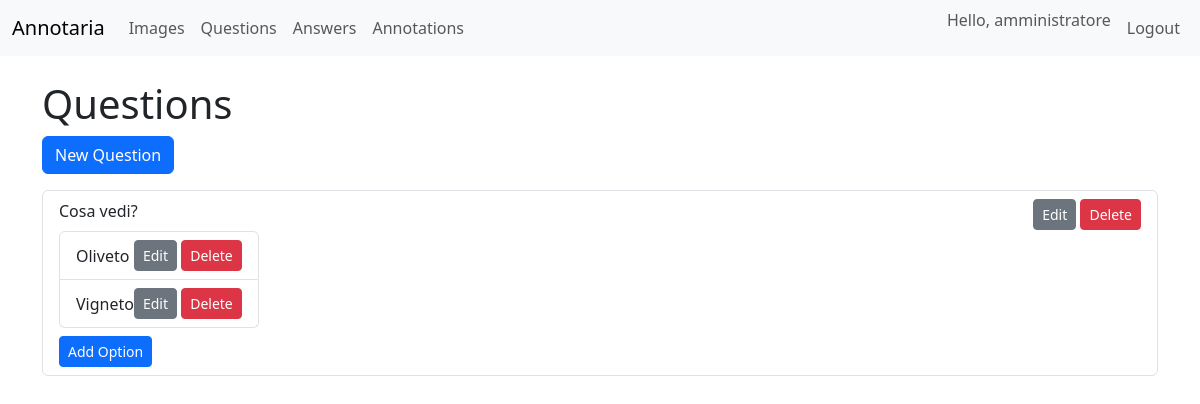
Screenshot of /ui/questions (signed in) with the database file from the repository.
### models.py (models this page shows)
class User(Base):
    __tablename__ = "users"
    id = Column(Integer, primary_key=True, index=True)
    username = Column(String, unique=True, index=True, nullable=False)
    hashed_password = Column(String, nullable=False)
    role = Column(String, nullable=False, default="Esperto")
    answers = relationship("Answer", back_populates="user")
    annotations = relationship("Annotation", back_populates="user")

class Question(Base):
    __tablename__ = "questions"
    id = Column(Integer, primary_key=True, index=True)
    question_text = Column(Text, nullable=False)
    options = relationship("Option", back_populates="question")
    answers = relationship("Answer", back_populates="question")

class Option(Base):
    __tablename__ = "options"
    id = Column(Integer, primary_key=True, index=True)
    question_id = Column(Integer, ForeignKey("questions.id", ondelete="CASCADE"), nullable=False)
    option_text = Column(Text, nullable=False)
    question = relationship("Question", back_populates="options")
    answers = relationship("Answer", back_populates="selected_option")

### routers/ui.py (the view)
@router.get(
    "/questions",
    response_class=HTMLResponse,
)
def list_questions(
    request: Request,
    user: UserModel = Depends(require_admin),
    db: Session = Depends(get_db),
):
    questions = db.query(QuestionModel).all()
    return templates.TemplateResponse(
        "questions.html", {"request": request, "questions": questions, "user": user}
    )

### templates/questions.html
{% extends "base.html" %}
{% block content %}
<h1>Questions</h1>
<a href="/ui/questions/create" class="btn btn-primary mb-3">New Question</a>
<ul class="list-group">
{% for q in questions %}
<li class="list-group-item">
<div class="d-flex justify-content-between">
    <div>
        {{ q.question_text }}
        <ul class="list-group mt-2">
        {% for opt in q.options %}
        <li class="list-group-item d-flex justify-content-between align-items-center">
            {{ opt.option_text }}
            <span>
                <a href="/ui/options/{{ opt.id }}/edit" class="btn btn-sm btn-secondary">Edit</a>
                <form method="post" action="/ui/options/{{ opt.id }}/delete" class="d-inline">
                    <button type="submit" class="btn btn-sm btn-danger">Delete</button>
                </form>
            </span>
        </li>
        {% endfor %}
        </ul>
        <a href="/ui/questions/{{ q.id }}/options/create" class="btn btn-sm btn-primary mt-2">Add Option</a>
    </div>
    <span>
        <a href="/ui/questions/{{ q.id }}/edit" class="btn btn-sm btn-secondary">Edit</a>
        <form method="post" action="/ui/questions/{{ q.id }}/delete" class="d-inline">
            <button type="submit" class="btn btn-sm btn-danger">Delete</button>
        </form>
    </span>
</div>
</li>
{% endfor %}
</ul>
{% endblock %}

### templates/base.html (shortened to what this page needs)
<!DOCTYPE html>
<html lang="en">
<head>
    <link href="https://cdn.jsdelivr.net/npm/bootstrap@5.3.0/dist/css/bootstrap.min.css" rel="stylesheet">
</head>
<body>
<nav class="navbar navbar-expand-lg navbar-light bg-light mb-4">
    <div class="container-fluid">
        <a class="navbar-brand" href="/ui">Annotaria</a>
        <div class="collapse navbar-collapse">
            <ul class="navbar-nav me-auto mb-2 mb-lg-0">
                <li class="nav-item"><a class="nav-link" href="/ui/images">Images</a></li>
                {% if user and user.role == 'Amministratore' %}
                <li class="nav-item"><a class="nav-link" href="/ui/questions">Questions</a></li>
                <li class="nav-item"><a class="nav-link" href="/ui/answers">Answers</a></li>
                <li class="nav-item"><a class="nav-link" href="/ui/annotations">Annotations</a></li>
                {% endif %}
            </ul>
            <ul class="navbar-nav ms-auto mb-2 mb-lg-0">
                {% if user %}
                <li class="nav-item">
                    <span class="navbar-text me-2">Hello, {{ user.username }}</span>
                </li>
                <li class="nav-item">
                    <form action="/ui/logout" method="post" class="d-inline">
                        <button type="submit" class="btn btn-link nav-link">Logout</button>
                    </form>
                </li>
                {% else %}
                <li class="nav-item"><a class="nav-link" href="/ui/login">Login</a></li>
                <li class="nav-item"><a class="nav-link" href="/ui/register">Register</a></li>
                {% endif %}
            </ul>
        </div>
    </div>
</nav>
<div class="container">
{% block content %}{% endblock %}
</div>
</body>
</html>

### rows the page displays
User: username "amministratore"
Question: question_text "Cosa vedi?"
Option: option_text "Oliveto"
Option: option_text "Vigneto"
